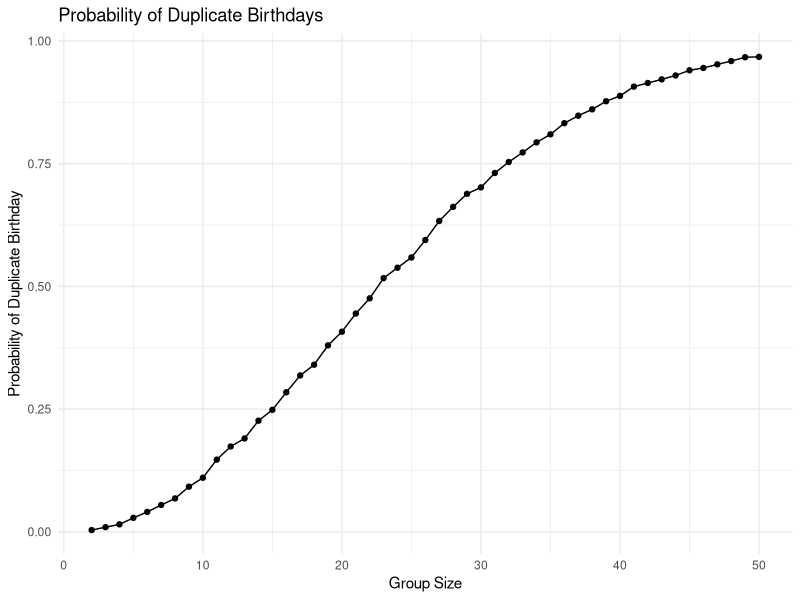

The R script that drew this image:
## ---- chunk 1
# setting up tidyverse library
library(tidyverse)

# setting chunk options
knitr::opts_chunk$set(
  fig.width = 6,
  fig.asp = .6,
  out.width = "90%"
)

# setting minimal theme and legend position
theme_set(theme_minimal() + theme(legend.position = "bottom"))

# setting continuous scales to viridis
options(
  ggplot2.continuous.colour = "viridis",
  ggplot2.continuous.fill = "viridis"
)

# setting discrete color scale to viridis
scale_colour_discrete = scale_colour_viridis_d

# setting discrete fill scale to viridis
scale_fill_discrete = scale_fill_viridis_d
## ---- chunk 2
# writing birthday function 
duplicate_birthdays = function(n) {
  
  # drawing “birthdays” for each person randomly
  birthdays = sample(1:365, n, replace = TRUE)

  # checking for duplicate birthdays
  duplicate_birthdays = length(unique(birthdays)) < n
  
  # returning duplicate birthdays
  return(duplicate_birthdays)
}
## ---- chunk 3
# simulating function and computing prob. that <= 2 people will share a birthday
birthday_probabilities_df =
  expand_grid(
    number_of_people = 2:50,
    iter = 1:10000
  ) |> 
  mutate(
    duplicates = map_lgl(number_of_people, duplicate_birthdays) 
  ) |>
   group_by(number_of_people) |>
  summarize(
    probability = mean(duplicates)
  ) |>
  print()
## ---- chunk 4
# making a plot showing the probability as a function of group size
birthday_probabilities_df |> 
  ggplot(aes(x = number_of_people, y = probability)) + 
  geom_point() + 
  geom_line() +
  labs(
    title = "Probability of Duplicate Birthdays",
    x = "Group Size",
    y = "Probability of Duplicate Birthday"
  )
